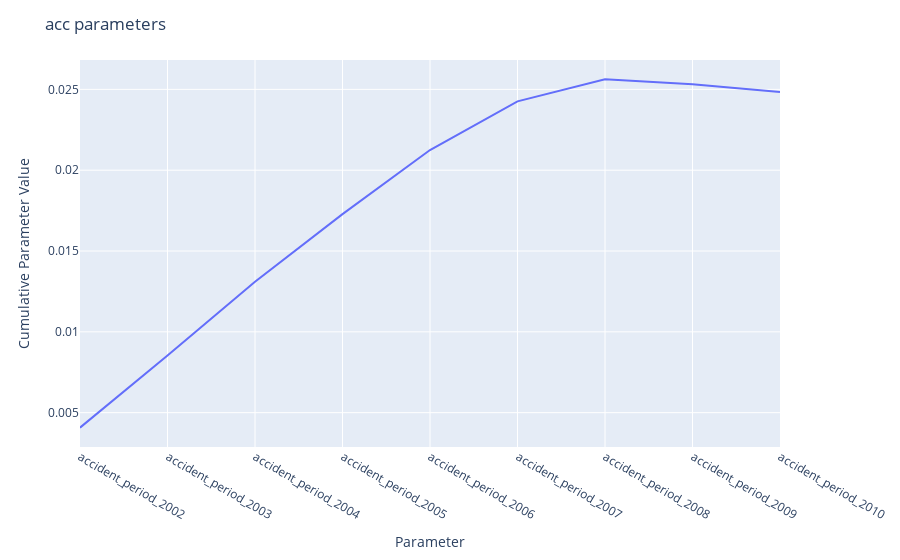

This figure's notebook cell:
### Code cell
r.tweedie.PlotParameter('acc')

### Figure 1 — Plotly figure (JSON) as saved in the notebook; plotly's stock layout.template omitted (floating-point values rounded to 4 significant figures)
{"data": [{"hovertemplate": "parameter=%{x}<br>cumsum=%{y}<extra></extra>", "legendgroup": "", "line": {"color": "#636efa", "dash": "solid"}, "marker": {"symbol": "circle"}, "mode": "lines", "name": "", "orientation": "v", "showlegend": false, "type": "scatter", "x": ["accident_period_2002", "accident_period_2003", "accident_period_2004", "accident_period_2005", "accident_period_2006", "accident_period_2007", "accident_period_2008", "accident_period_2009", "accident_period_2010"], "xaxis": "x", "y": [0.004073, 0.008537, 0.0131, 0.01728, 0.02125, 0.02426, 0.02562, 0.02532, 0.02484], "yaxis": "y"}], "layout": {"legend": {"tracegroupgap": 0}, "margin": {"t": 60}, "title": {"text": "acc parameters"}, "xaxis": {"anchor": "y", "domain": [0, 1], "title": {"text": "Parameter"}}, "yaxis": {"anchor": "x", "domain": [0, 1], "title": {"text": "Cumulative Parameter Value"}}}}
